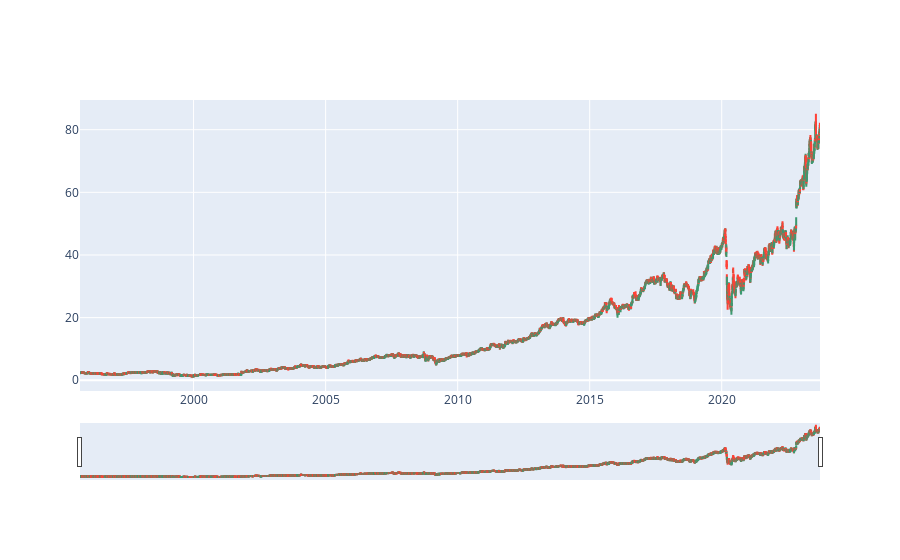

Here is the notebook cell this chart was saved with:
### Code cell
plot_candle_stick(df)

### Figure 1 — Plotly figure (JSON) as saved in the notebook; plotly's stock layout.template omitted (floating-point values rounded to 4 significant figures; data arrays with more than 128 entries replaced by an {"elided": "..."} marker saying what was removed)
{"data": [{"close": {"elided": "7054 float values"}, "high": {"elided": "7054 float values"}, "low": {"elided": "7054 float values"}, "open": {"elided": "7054 float values"}, "type": "candlestick", "x": {"elided": "7054 str values"}}], "layout": {}}
